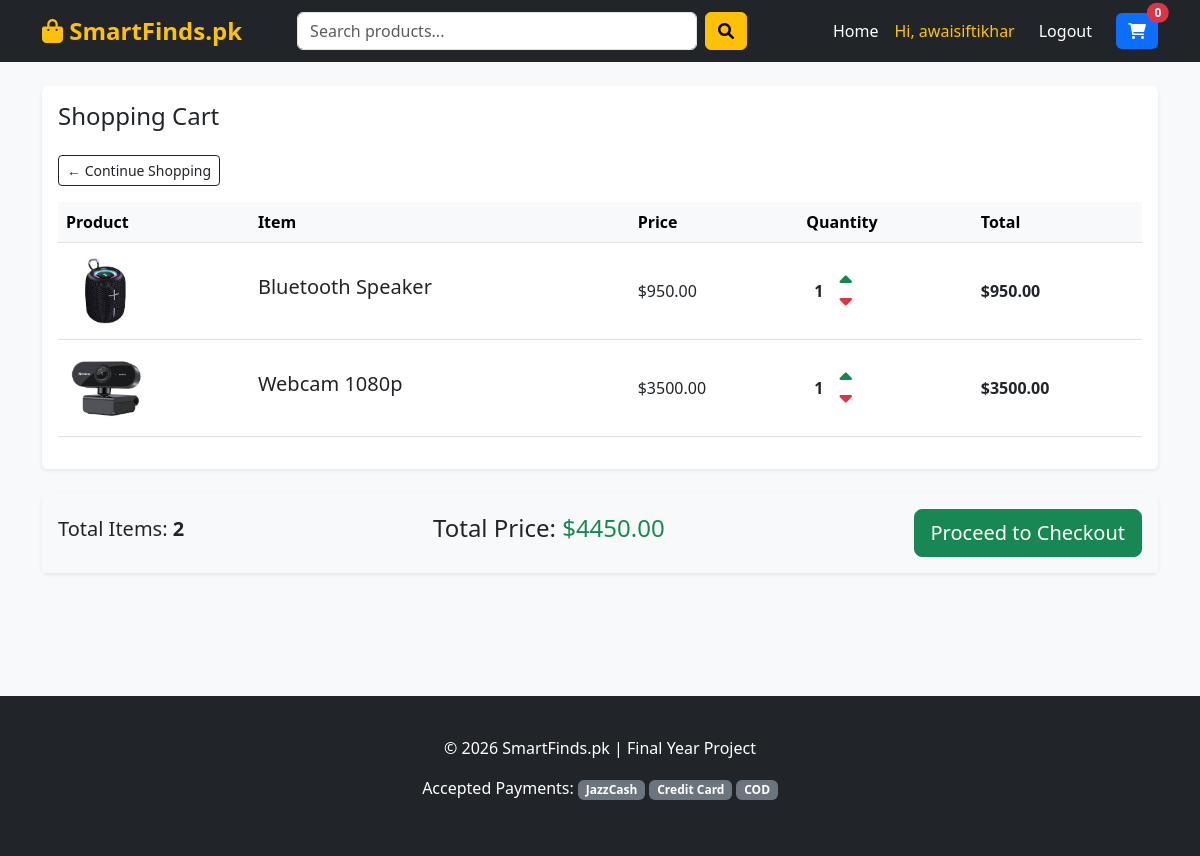
The app's page /cart/ (signed in) with its own data.
### store/models.py (models this page shows, shortened)
class OrderItem(models.Model):
    product = models.ForeignKey(Product, on_delete=models.SET_NULL, null=True)
    order = models.ForeignKey(Order, on_delete=models.SET_NULL, null=True)
    quantity = models.IntegerField(default=0, null=True, blank=True)
    date_added = models.DateTimeField(auto_now_add=True)
    @property
    def get_total(self):
        return self.product.price * self.quantity

class Product(models.Model):
    name = models.CharField(max_length=200, null=True)
    price = models.DecimalField(max_digits=7, decimal_places=2)
    description = models.TextField(null=True, blank=True)
    image = models.ImageField(null=True, blank=True)

class Order(models.Model):
    customer = models.ForeignKey(Customer, on_delete=models.SET_NULL, null=True, blank=True)
    date_ordered = models.DateTimeField(auto_now_add=True)
    complete = models.BooleanField(default=False) # False = Cart, True = Paid
    transaction_id = models.CharField(max_length=100, null=True)
    @property
    def get_cart_total(self):
        orderitems = self.orderitem_set.all()
        return sum([item.get_total for item in orderitems])
    @property
    def get_cart_items(self):
        orderitems = self.orderitem_set.all()
        return sum([item.quantity for item in orderitems])

### store/views.py (the view)
# urls.py: path('cart/', views.cart, name="cart"),
def cart(request):
    if request.user.is_authenticated:
        customer = request.user.customer
        order, created = Order.objects.get_or_create(customer=customer, complete=False)
        items = order.orderitem_set.all()
        cartItems = order.get_cart_items
    else:
        items = []
        order = {'get_cart_total':0, 'get_cart_items':0}
        cartItems = 0
    context = {'items':items, 'order':order, 'cartItems':cartItems}
    return render(request, 'store/cart.html', context)

### store/templates/store/cart.html
{% extends 'store/base.html' %}
{% load static %}
{% block content %}
<div class="row">
    <div class="col-lg-12">
        <div class="card shadow-sm border-0 mb-4">
            <div class="card-body">
                <h4 class="card-title mb-4">Shopping Cart</h4>
                <a class="btn btn-outline-dark btn-sm mb-3" href="{% url 'store' %}">&#x2190; Continue Shopping</a>
                <table class="table table-hover align-middle">
                    <thead class="table-light">
                        <tr>
                            <th>Product</th>
                            <th>Item</th>
                            <th>Price</th>
                            <th>Quantity</th>
                            <th>Total</th>
                        </tr>
                    </thead>
                    <tbody>
                        {% for item in items %}
                        <tr>
                            <td>
                                {% if item.product.image %}
                                <img src="{{ item.product.image.url }}" style="width: 80px; height: 80px; object-fit: contain;">
                                {% else %}
                                <img src="" alt="No Img" style="width: 80px;">
                                {% endif %}
                            </td>
                            <td><h5>{{ item.product.name }}</h5></td>
                            <td>${{ item.product.price|floatformat:2 }}</td>
                            <td>
                                <div class="d-flex align-items-center">
                                    <p class="quantity mb-0 mx-2 fw-bold">{{ item.quantity }}</p>
                                    <div class="quantity-arrows d-flex flex-column ms-2">
                                        <i data-product="{{ item.product.id }}" data-action="add" class="fas fa-caret-up update-cart text-success" style="cursor: pointer; font-size: 20px;"></i>
                                        <i data-product="{{ item.product.id }}" data-action="remove" class="fas fa-caret-down update-cart text-danger" style="cursor: pointer; font-size: 20px;"></i>
                                    </div>
                                </div>
                            </td>
                            <td><strong>${{ item.get_total|floatformat:2 }}</strong></td>
                        </tr>
                        {% endfor %}
                    </tbody>
                </table>
            </div>
        </div>
    </div>
    <div class="col-lg-12">
        <div class="card shadow-sm border-0">
            <div class="card-body bg-light">
                <div class="d-flex justify-content-between align-items-center">
                    <h5>Total Items: <strong>{{ order.get_cart_items }}</strong></h5>
                    <h4>Total Price: <span class="text-success">${{ order.get_cart_total|floatformat:2 }}</span></h4>
                    <a class="btn btn-success btn-lg" href="{% url 'checkout' %}">Proceed to Checkout</a>
                </div>
            </div>
        </div>
    </div>
</div>
{% endblock %}

### store/templates/store/base.html (shortened to what this page needs)
<!DOCTYPE html>
<html lang="en">
<head>
    <link href="https://cdn.jsdelivr.net/npm/bootstrap@5.3.0/dist/css/bootstrap.min.css" rel="stylesheet">
    <link rel="stylesheet" href="https://cdnjs.cloudflare.com/ajax/libs/font-awesome/6.0.0/css/all.min.css">
</head>
<body>
    <nav class="navbar navbar-expand-lg navbar-dark bg-dark sticky-top">
        <div class="container">
            <a class="navbar-brand text-warning" href="{% url 'store' %}">
                <i class="fas fa-shopping-bag"></i> SmartFinds.pk
            </a>
            <div class="collapse navbar-collapse" id="navbarContent">
                <form class="d-flex mx-auto my-2 my-lg-0" style="width: 50%;" method="GET" action="{% url 'store' %}">
                    <input class="form-control me-2" type="search" name="q" placeholder="Search products..." aria-label="Search">
                    <button class="btn btn-warning" type="submit"><i class="fas fa-search"></i></button>
                </form>
                <ul class="navbar-nav ms-auto mb-2 mb-lg-0 align-items-center">
    <li class="nav-item"><a class="nav-link text-white" href="{% url 'store' %}">Home</a></li>
    {% if user.is_authenticated %}
        <li class="nav-item"><span class="nav-link text-warning">Hi, {{ user.username }}</span></li>
        <li class="nav-item"><a class="nav-link btn btn-danger btn-sm text-white ms-2" href="{% url 'logout' %}">Logout</a></li>
    {% else %}
        <li class="nav-item"><a class="nav-link text-white" href="{% url 'login' %}">Login</a></li>
        <li class="nav-item"><a class="nav-link btn btn-outline-light btn-sm ms-2" href="{% url 'register' %}">Sign Up</a></li>
    {% endif %}
    <li class="nav-item ms-3">
        <a class="btn btn-primary position-relative" href="{% url 'cart' %}">
            <i class="fas fa-shopping-cart"></i>
            <span class="position-absolute top-0 start-100 translate-middle badge rounded-pill bg-danger">0</span>
        </a>
    </li>
</ul>
            </div>
        </div>
    </nav>
    <div class="container mt-4" style="min-height: 70vh;">
        {% block content %}{% endblock %}
    </div>
    <div class="footer text-center">
        <p>&copy; 2026 SmartFinds.pk | Final Year Project</p>
        <p>Accepted Payments: <span class="badge bg-secondary">JazzCash</span> <span class="badge bg-secondary">Credit Card</span> <span class="badge bg-secondary">COD</span></p>
    </div>
</body>
</html>

### store/templates/store/base.html (style rules this page uses)
body { background-color: #f8f9fa; font-family: 'Segoe UI', Tahoma, Geneva, Verdana, sans-serif; }
.navbar-brand { font-weight: bold; font-size: 1.5rem; }
.card { border: none; transition: 0.3s; box-shadow: 0 2px 5px rgba(0,0,0,0.05); }
.footer { background: #212529; color: white; padding: 40px 0; margin-top: 50px; }
.btn-primary { background-color: #0d6efd; border: none; }

### records on screen
OrderItem: product.image (picture), product.name "Bluetooth Speaker", product.price "950.00", quantity "1", get_total "950.00"
OrderItem: product.image (picture), product.name "Webcam 1080p", product.price "3500.00", quantity "1", get_total "3500.00"
Order: get_cart_items "2", get_cart_total "4450.00"

### other values on screen
{{ user.username }} "awaisiftikhar"
